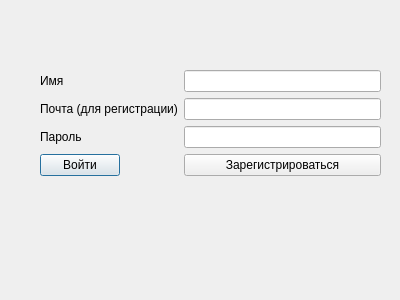
<?xml version="1.0" encoding="UTF-8"?>
<ui version="4.0">
 <class>LoginDialog</class>
 <widget class="QDialog" name="LoginDialog">
  <property name="geometry">
   <rect>
    <x>0</x>
    <y>0</y>
    <width>400</width>
    <height>300</height>
   </rect>
  </property>
  <property name="windowTitle">
   <string>Авторизация</string>
  </property>
  <widget class="QLabel" name="labelError">
   <property name="geometry">
    <rect>
     <x>80</x>
     <y>260</y>
     <width>261</width>
     <height>20</height>
    </rect>
   </property>
   <property name="text">
    <string/>
   </property>
  </widget>
  <widget class="QWidget" name="formLayoutWidget">
   <property name="geometry">
    <rect>
     <x>40</x>
     <y>70</y>
     <width>341</width>
     <height>201</height>
    </rect>
   </property>
   <layout class="QFormLayout" name="formLayout">
    <item row="0" column="0">
     <widget class="QLabel" name="label_2">
      <property name="text">
       <string>Имя</string>
      </property>
     </widget>
    </item>
    <item row="0" column="1">
     <widget class="QLineEdit" name="lineEditUser"/>
    </item>
    <item row="1" column="0">
     <widget class="QLabel" name="label_3">
      <property name="text">
       <string>Почта (для регистрации)</string>
      </property>
     </widget>
    </item>
    <item row="1" column="1">
     <widget class="QLineEdit" name="lineEditEmail"/>
    </item>
    <item row="2" column="0">
     <widget class="QLabel" name="label_4">
      <property name="text">
       <string>Пароль</string>
      </property>
     </widget>
    </item>
    <item row="2" column="1">
     <widget class="QLineEdit" name="lineEditPass">
      <property name="echoMode">
       <enum>QLineEdit::EchoMode::Password</enum>
      </property>
     </widget>
    </item>
    <item row="3" column="0">
     <widget class="QPushButton" name="pushButtonLogin">
      <property name="text">
       <string>Войти</string>
      </property>
     </widget>
    </item>
    <item row="3" column="1">
     <widget class="QPushButton" name="pushButtonRegister">
      <property name="text">
       <string>Зарегистрироваться</string>
      </property>
     </widget>
    </item>
   </layout>
  </widget>
 </widget>
 <resources/>
 <connections/>
</ui>
